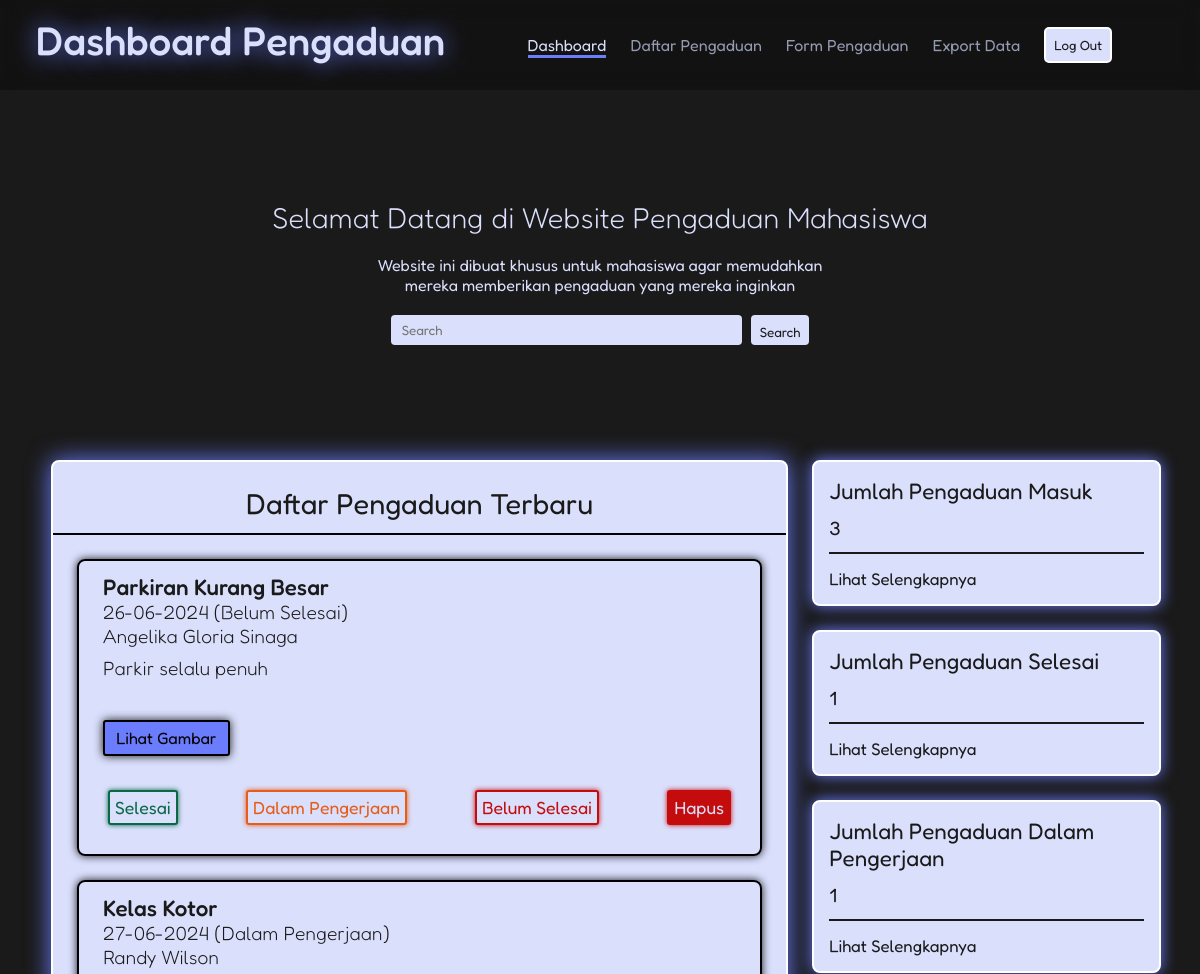
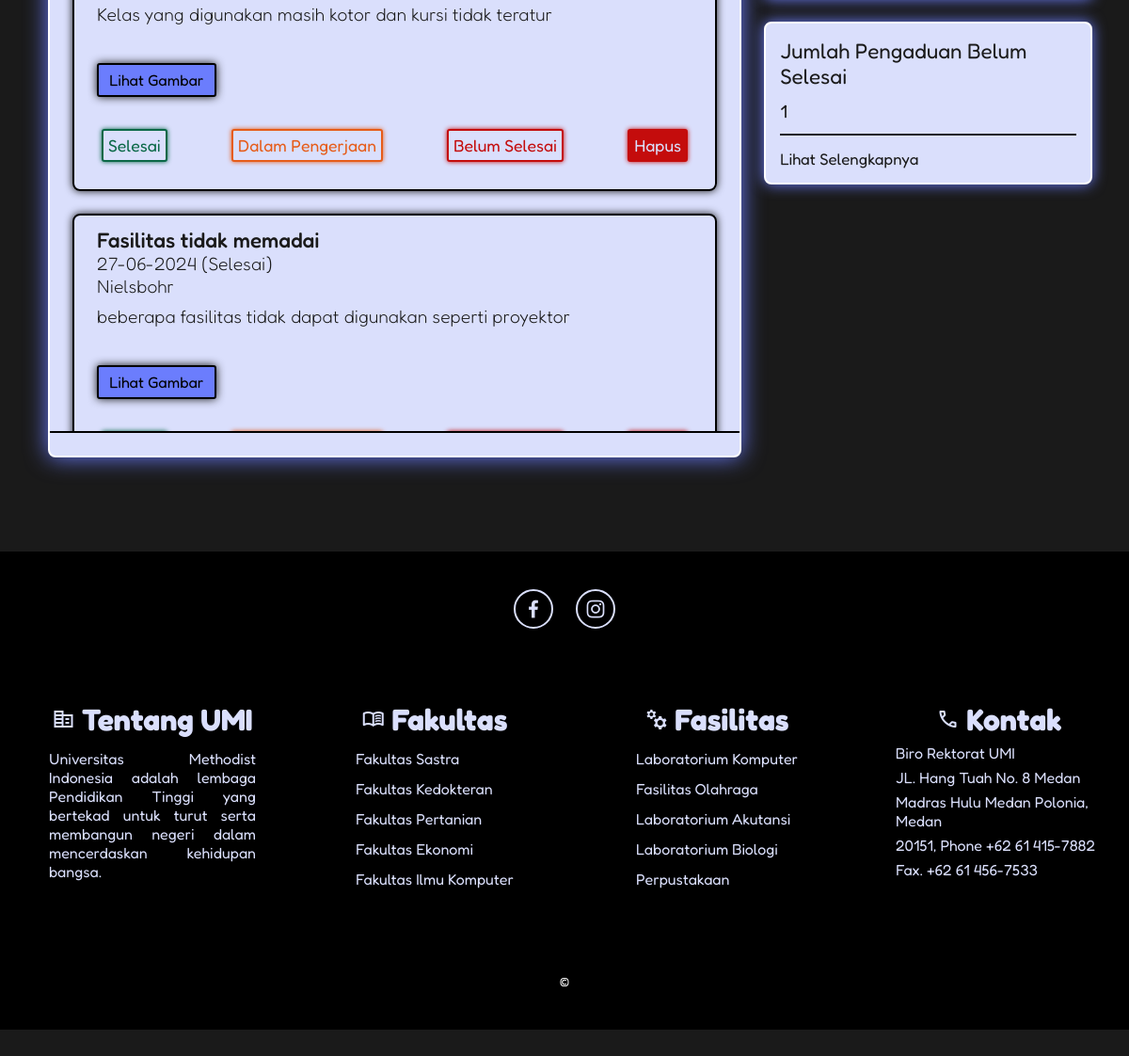
Screenshot of /index.php (signed in) with the database file from the repository (2 pictures, top to bottom).
### tables this page shows
CREATE TABLE `laporanmasuk` (
  `id` int(50) NOT NULL,
  `nim` int(11) NOT NULL,
  `nama` varchar(30) NOT NULL,
  `subjek` varchar(50) NOT NULL,
  `pesan` text NOT NULL,
  `status` varchar(20) NOT NULL,
  `tanggal` text NOT NULL,
  `gambar` longblob DEFAULT NULL
);

### index.php (the view, shortened to what this page needs)
<?php
include "service/connection.php";
?>
<!DOCTYPE html>
<html lang="en">
<head>
    <link href="https://unpkg.com/boxicons@2.1.4/css/boxicons.min.css" rel="stylesheet" />
</head>
<body>
    <header>
        <div class="container">
            <div class="top">
                <div class="navbar-brand">
                    <div class="brand">Dashboard Pengaduan</div>
                </div>
                <nav class="navbar">
                    <ul>
                        <li><a href="#beranda" class="active">Dashboard</a></li>
                    </ul>
                    <ul>
                        <li><a href="#daftar-pengaduan">Daftar Pengaduan</a></li>
                    </ul>
                    <ul>
                        <li><a href="form.php#form-pengaduan">Form Pengaduan</a></li>
                    </ul>
                    <?php
                    $akses = "Admin";
                    if ($_SESSION['akses'] == $akses) {
                        ?>
                        <ul>
                            <li><a href="export.php">Export Data</a></li>
                        </ul>
                        <?php
                    }
                    ?>
                    <ul>
                        <li>
                            <form action="index.php" method="post"><button type="submit" name="logout">Log Out</button>
                            </form>
                        </li>
                    </ul>
                </nav>
            </div>
            <section id="beranda">
                <div class="middle">
                    <div class="container">
                        <h3>Selamat Datang di Website Pengaduan Mahasiswa</h3>
                        <p align="center">Website ini dibuat khusus untuk mahasiswa agar memudahkan<br> mereka
                            memberikan
                            pengaduan yang mereka inginkan</p>
                        <form action="index.php" method="post">
                            <input type="text" name="itemC" placeholder="Search">
                            <button type="submit" name="buttonC">Search</button>
                        </form>
                    </div>
                </div>
            </section>
        </div>
    </header>
    <section id="daftar-pengaduan">
        <div class="container">
            <div class="left">
                <div class="header">
                    <h4>Daftar Pengaduan Terbaru</h4>
                </div>
                <div class="card-container">
                    <?php
                    $case1 = "Cari";
                    $case2 = "Selesai";
                    $case3 = "Dalam Pengerjaan";
                    $case4 = "Belum Selesai";
                    if ($_SESSION['content'] == $case2) {
                        $queryTampil = "select *from laporanmasuk where status='$case2'";
                        $resultTampil = mysqli_query($db, $queryTampil);
                    } else if ($_SESSION['content'] == $case3) {
                        $queryTampil = "select *from laporanmasuk where status='$case3'";
                        $resultTampil = mysqli_query($db, $queryTampil);
                    } else if ($_SESSION['content'] == $case4) {
                        $queryTampil = "select *from laporanmasuk where status='$case4'";
                        $resultTampil = mysqli_query($db, $queryTampil);
                    } else {
                        $queryTampil = "select *from laporanmasuk";
                        $resultTampil = mysqli_query($db, $queryTampil);
                    }
                    while ($row = mysqli_fetch_assoc($resultTampil)) {
                        ?>
                        <div class="card">
                            <h2><?= $row['subjek'] ?></h2>
                            <h5><span><?= $row['tanggal'] ?> </span>(<?= $row['status'] ?>)</h5>
                            <h5 class="namaCard"><?= $row['nama'] ?></h5>
                            <p><?= $row['pesan'] ?></p>
                            <?php
                            if (!$row['gambar'] == NULL) {
                                ?>
                                <div class="button-thumbnail">
                                    <div class="thumb">
                                        <form action="gambar.php?id=<?= $row['id'] ?>" method="post">
                                            <button type="submit" name="gambar">Lihat Gambar</button>
                                        </form>
                                    </div>
                                </div>
                                <?php
                            }
                            ?>
                            <?php
                            $akses = "Admin";
                            if ($_SESSION['akses'] == $akses) {
                                ?>
                                <div class="admin-button">
                                    <form action="index.php?id=<?= $row['id'] ?>" method="POST">
                                        <div class="abutton">
                                            <button type="submit" name="buttonS" class="selesai">Selesai</button>
                                        </div>
                                        <div class="abutton">
                                            <button type="submit" name="buttonDP" class="dpengerjaan">Dalam Pengerjaan</button>
                                        </div>
                                        <div class="abutton">
                                            <button type="submit" name="buttonBS" class="bselesai">Belum Selesai</button>
                                        </div>
                                        <div class="abutton">
                                            <button type="submit" name="buttonH" class="bhapus">Hapus</button>
                                        </div>
                                    </form>
                                </div>
                                <?php
                            }
                            ?>
                        </div>
                        <?php
                    }
                    ?>
                </div>
                <div class="footer"></div>
            </div>
            <div class="right">
                <div class="boxc">
                    <div class="card-container">
                        <div class="card">
                            <h3>Jumlah Pengaduan Masuk</h3>
                            <?php
                            $queryJumlahMasuk = "select count(*) from laporanmasuk";
                            $resultJumlahMasuk = mysqli_query($db, $queryJumlahMasuk);
                            while ($row = mysqli_fetch_assoc($resultJumlahMasuk)) {
                                echo "<h4>" . $row['count(*)'] . "</h4>";
                            }
                            ?>
                            <div class="button">
                                <form action="index.php" method="post">
                                    <button name="buttonA" type="submit">
                                        <p>Lihat Selengkapnya</p>
                                    </button>
                                </form>
                            </div>
                        </div>
                        <div class="card">
                            <h3>Jumlah Pengaduan Selesai</h3>
                            <?php
                            $queryJumlahS = "select count(status) from laporanmasuk where status='Selesai'";
                            $resultJumlahS = mysqli_query($db, $queryJumlahS);
                            while ($row = mysqli_fetch_assoc($resultJumlahS)) {
                                echo "<h4>" . $row['count(status)'] . "</h4>";
                            }
                            ?>
                            <div class="button">
                                <form action="index.php" method="post">
                                    <button name="buttonPS" type="submit">
                                        <p>Lihat Selengkapnya</p>
                                    </button>
                                </form>
                            </div>
                        </div>
                        <div class="card">
                            <h3>Jumlah Pengaduan Dalam Pengerjaan</h3>
                            <?php
                            $queryJumlahS = "select count(status) from laporanmasuk where status='Dalam Pengerjaan'";
                            $resultJumlahS = mysqli_query($db, $queryJumlahS);
                            while ($row = mysqli_fetch_assoc($resultJumlahS)) {
                                echo "<h4>" . $row['count(status)'] . "</h4>";
                            }
                            ?>
                            <div class="button">
                                <form action="index.php" method="post">
                                    <button name="buttonPDP" type="submit">
                                        <p>Lihat Selengkapnya</p>
                                    </button>
                                </form>
                            </div>
                        </div>
                        <div class="card">
                            <h3>Jumlah Pengaduan Belum Selesai</h3>
                            <?php
                            $queryJumlahS = "select count(status) from laporanmasuk where status='Belum Selesai'";
                            $resultJumlahS = mysqli_query($db, $queryJumlahS);
                            while ($row = mysqli_fetch_assoc($resultJumlahS)) {
                                echo "<h4>" . $row['count(status)'] . "</h4>";
                            }
                            ?>
                            <div class="button">
                                <form action="index.php" method="post">
                                    <button name="buttonPBS" type="submit">
                                        Lihat Selengkapnya
                                    </button>
                                </form>
                            </div>
                        </div>
                    </div>
                </div>
            </div>
        </div>
    </section>
    <footer class="footer">
        <div class="social">
            <a href="https://web.facebook.com/methodist.indonesia"><i class="bx bxl-facebook"></i></a>
            <a href="https://www.instagram.com/universitasmethodistindonesia/?hl=en"><i
                    class="bx bxl-instagram"></i></a>
        </div>
        <div class="contact">
            <div class="con-container">
                <div class="con1">
                    <h1><span class="material-symbols-outlined">
                        </span> Tentang UMI</h1>
                    <p align="justify">Universitas Methodist Indonesia adalah lembaga Pendidikan Tinggi yang
                        bertekad untuk
                        turut serta
                        membangun negeri dalam mencerdaskan kehidupan bangsa.</p>
                </div>
                <div class="con2">
                    <h1><span class="material-symbols-outlined">
                        </span> Fakultas</h1>
                    <ul>
                        <li>Fakultas Sastra</li>
                        <li>Fakultas Kedokteran</li>
                        <li>Fakultas Pertanian</li>
                        <li>Fakultas Ekonomi</li>
                        <li>Fakultas Ilmu Komputer</li>
                    </ul>
                </div>
                <div class="con3">
                    <h1><span class="material-symbols-outlined">
                        </span> Fasilitas</h1>
                    <ul>
                        <li>Laboratorium Komputer</li>
                        <li>Fasilitas Olahraga</li>
                        <li>Laboratorium Akutansi</li>
                        <li>Laboratorium Biologi</li>
                        <li>Perpustakaan</li>
                    </ul>
                </div>
                <div class="con4">
                    <h1><span class="material-symbols-outlined">
                        </span> Kontak</h1>
                    <ul>
                        <li>Biro Rektorat UMI</li>
                        <li>JL. Hang Tuah No. 8 Medan</li>
                        <li>Madras Hulu Medan Polonia, Medan</li>
                        <li>20151, Phone +62 61 415-7882</li>
                        <li>Fax. +62 61 456-7533</li>
                    </ul>
                </div>
            </div>
        </div>
        <p class="copyright">
            &copy
        </p>
    </footer>
</body>
</html>

### rows the page displays
laporanmasuk: subjek "Parkiran Kurang Besar", tanggal "26-06-2024", status "Belum Selesai", nama "Angelika Gloria Sinaga", pesan "Parkir selalu penuh"
laporanmasuk: subjek "Kelas Kotor", tanggal "27-06-2024", status "Dalam Pengerjaan", nama "Randy Wilson", pesan "Kelas yang digunakan masih kotor dan kursi tidak teratur"
laporanmasuk: subjek "Fasilitas tidak memadai", tanggal "27-06-2024", status "Selesai", nama "Nielsbohr", pesan "beberapa fasilitas tidak dapat digunakan seperti proyektor"

### other values shown
$row['count(*)'] "3"
$row['count(status)'] "1"
